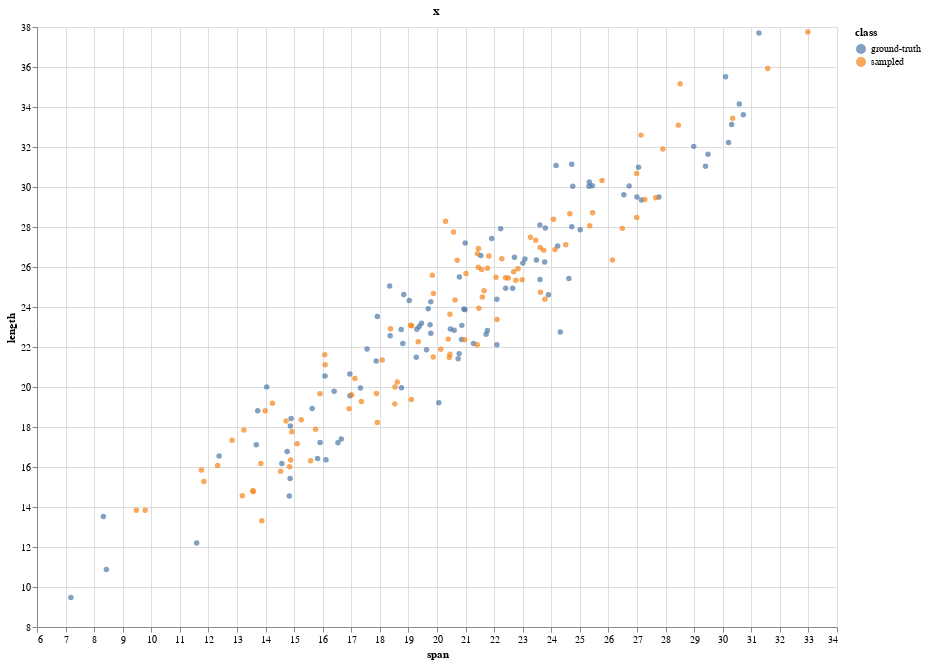

The notebook cell this image was saved under:
### Code cell
val dataFrameForData = DataFrame(Seq(
    DataFrame.Column.ofContinuous(data.map(d => d.span), "span"),
    DataFrame.Column.ofContinuous(data.map(d => d.length), "length"),
    DataFrame.Column.ofNominals(Seq.fill(data.length)("ground-truth"), "class")
    )
)

val dataFrameForSamples = DataFrame(Seq(
    DataFrame.Column.ofContinuous(sampledPairs.map(d => d.span), "span"),
    DataFrame.Column.ofContinuous(sampledPairs.map(d => d.length), "length"),
    DataFrame.Column.ofNominals(Seq.fill(sampledPairs.length)("sampled"), "class")
    )
)

dataFrameForData.concat(dataFrameForSamples).plot.scatterPlot("span", "length", title = "x", colorField="class").show()

### Figure 1 — Vega specification as saved in the notebook (floating-point values rounded to 4 significant figures; data arrays with more than 128 entries replaced by an {"elided": "..."} marker saying what was removed)
{"$schema": "https://vega.github.io/schema/vega-lite/v5.json", "data": {"values": {"elided": "200 records"}}, "description": ".", "encoding": {"color": {"field": "class"}, "x": {"field": "span", "scale": {"zero": false}, "type": "quantitative"}, "y": {"field": "length", "scale": {"zero": false}, "type": "quantitative"}}, "height": 600, "mark": "circle", "title": "x", "width": 800}
